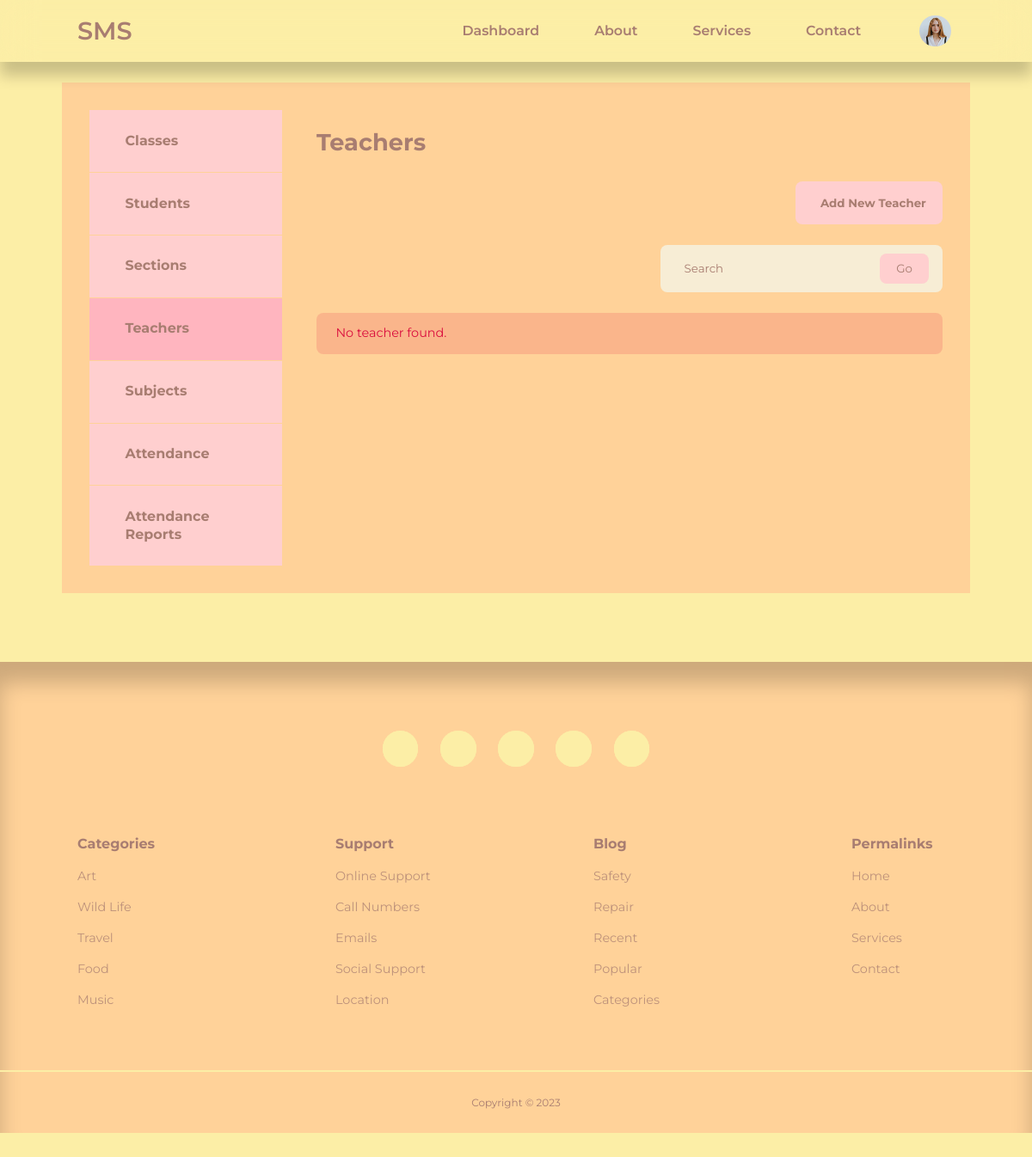
Before: /admin/teachers.php (signed in) with the older database file.
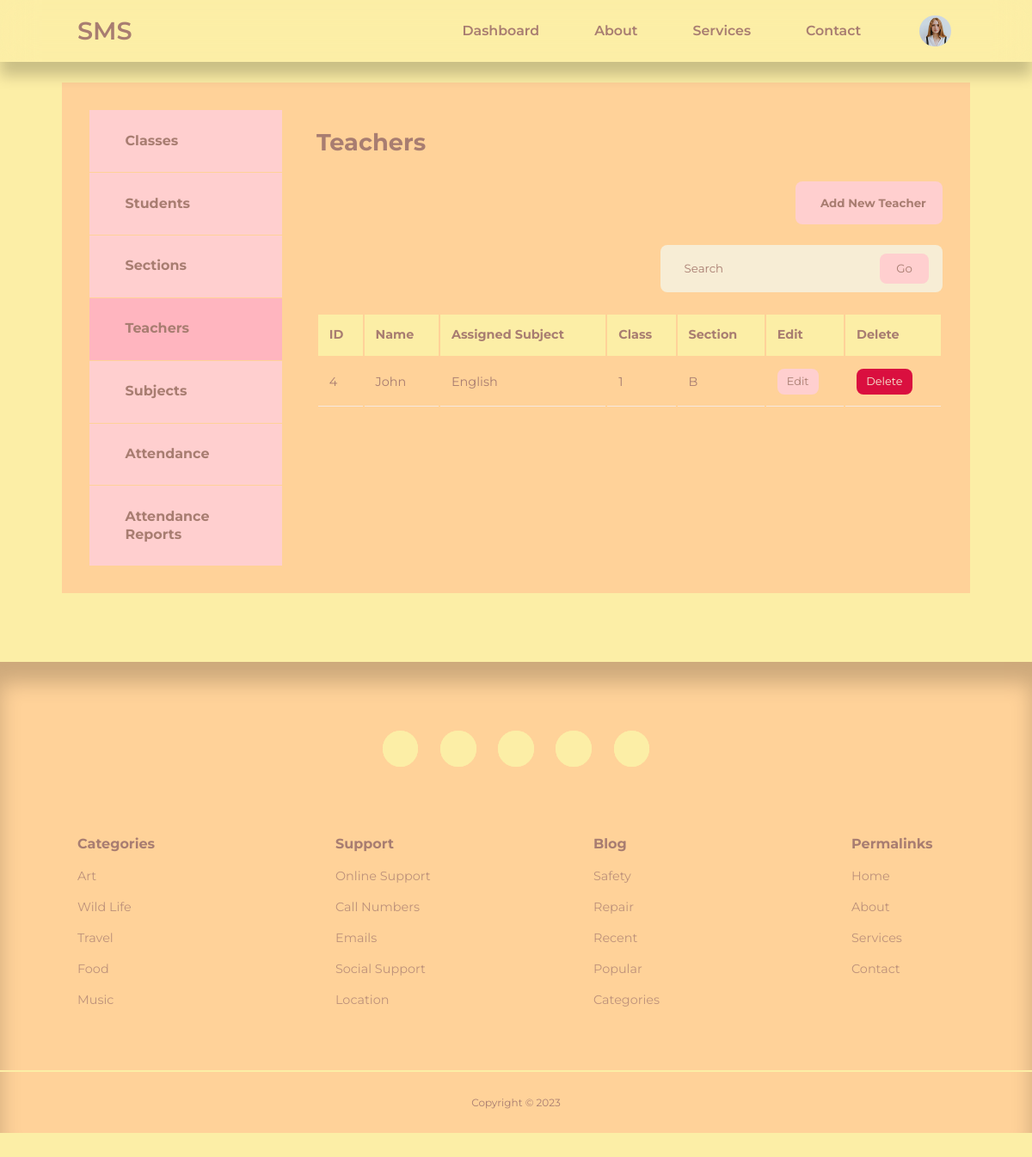
After: the same page with the newer database file.
### tables this page shows
CREATE TABLE `sms_teacher` (
  `teacher_id` int(11) UNSIGNED NOT NULL,
  `firstname` varchar(50) DEFAULT NULL,
  `lastname` varchar(50) NOT NULL,
  `gender` varchar(50) NOT NULL,
  `subject` varchar(255) DEFAULT NULL,
  `class` varchar(50) DEFAULT NULL,
  `section` varchar(50) DEFAULT NULL,
  `admission_date` date NOT NULL,
  `dob` date NOT NULL,
  `email` varchar(100) NOT NULL,
  `mobile` int(11) UNSIGNED NOT NULL,
  `current_address` text NOT NULL,
  `photo` varchar(255) NOT NULL
);

### admin/teachers.php (the view, shortened to what this page needs)
<?php
include 'partials/header.php';
$query = "SELECT teacher_id, firstname, subject, class, section, email FROM sms_teacher
NATURAL JOIN sms_subjects
NATURAL JOIN sms_classes
NATURAL JOIN sms_section
ORDER BY teacher_id";
$teachers = mysqli_query($connection, $query);
?>
<section class="dashboard">
    <div class="container dashboard__container">
        <aside>
            <ul>
				<li><a href="classes.php"><i class="uil uil-presentation-edit"></i>
                    <h5>Classes</h5>
                </a></li>
                <li><a href="students.php"><i class="uil uil-users-alt"></i>
                    <h5>Students</h5>
                </a></li>
                <li><a href="sections.php"><i class="uil uil-building"></i>
                    <h5>Sections</h5>
                </a></li>
                <li><a href="teachers.php" class="active"><i class="uil uil-users-alt"></i>
                    <h5>Teachers</h5>
                </a></li>
                <li><a href="subjects.php"><i class="uil uil-edit"></i>
                    <h5>Subjects</h5>
                </a></li>
                <li><a href="attendance.php"><i class="uil uil-calendar-alt"></i>
                    <h5>Attendance</h5>
                </a></li>
                <?php if(isset($_SESSION['user_is_admin'])): ?>
                <li><a href="attendance-reports.php"><i class="uil uil-analytics"></i>
                    <h5>Attendance Reports</h5>
                </a></li>
                <?php endif ?>
            </ul>
        </aside>
        <main>
            <h2>Teachers</h2>
            <div class="utilities-container">
                <p>
                    <?php if(isset($_SESSION['user_is_admin'])): ?>
                    <button name="teacher-pop-up" class="btnLogin-popup"><i class="uil uil-user-plus"></i>Add New Teacher</button>
                    <?php endif ?>
                    <form class="search__bar-container" action="<?= ROOT_URL ?>admin/teacher-search-logic.php" method="GET">
                    <div class="search-bar">
                        <input type="search" name="teacher-search" placeholder="Search">
                    </div>
                    <button type="submit" name="submit" class="btn">Go</button>
                    </form>
                </p>
            </div>
            <?php if(mysqli_num_rows($teachers) > 0) : ?>
            <table>
                <thead>
                    <tr>
                        <th>ID</th>
						<th>Name</th>
                        <th>Assigned Subject</th>
						<th>Class</th>
						<th>Section</th>
                        <?php if(isset($_SESSION['user_is_admin'])): ?>
						<th>Edit</th>
                        <th>Delete</th>
                        <?php endif ?>
                    </tr>
                </thead>
                <tbody>
                    <?php while($teacher = mysqli_fetch_assoc($teachers)) : ?>
                    <tr>
                        <td><?= $teacher['teacher_id'] ?></td>
						<td><?= $teacher['firstname'] ?></td>
                        <td><?= $teacher['subject'] ?></td>
						<td><?= $teacher['class'] ?></td>
						<td><?= $teacher['section'] ?></td>
                        <?php if(isset($_SESSION['user_is_admin'])): ?>
                        <td><a href="<?= ROOT_URL ?>admin/edit-teacher.php?email=<?= $teacher['email']?>" class="btn sm">Edit</a></td>
                        <td><a href="<?= ROOT_URL ?>admin/delete-teacher.php?email=<?= $teacher['email']?>" class="btn sm danger">Delete</a></td>
                        <?php endif ?>
                    </tr>
                    <?php endwhile ?>
                </tbody>
            </table>
            <?php else : ?>
                <div class="alert__message error"><?= "No teacher found." ?></div>
                <?php endif ?>
        </main>
    </div>
</section>
<?php
include '../partials/footer.php';
?>

Changed rows visible on the page:
added sms_teacher: teacher_id "4", firstname "John", subject "English", class "1", section "B"
Other visible differences:
text no longer shown: "No teacher found."
text now shown: "ID Name Assigned Subject Class Section Edit Delete"
